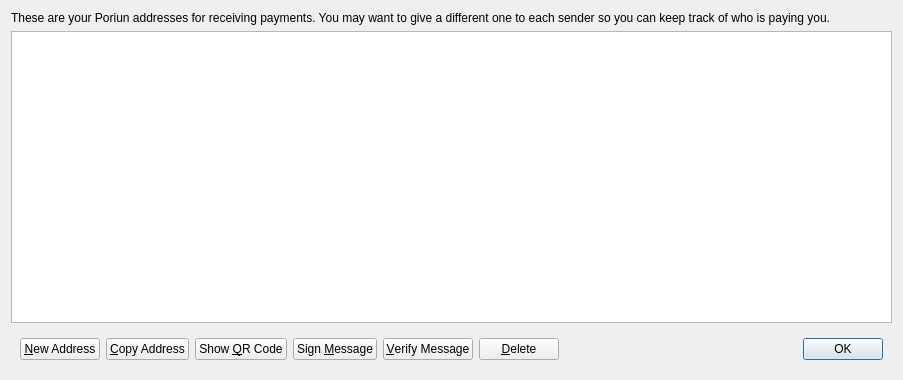
<?xml version="1.0" encoding="UTF-8"?>
<ui version="4.0">
 <class>AddressBookPage</class>
 <widget class="QWidget" name="AddressBookPage">
  <property name="geometry">
   <rect>
    <x>0</x>
    <y>0</y>
    <width>903</width>
    <height>380</height>
   </rect>
  </property>
  <property name="windowTitle">
   <string>Address Book</string>
  </property>
  <layout class="QVBoxLayout" name="verticalLayout">
   <item>
    <widget class="QLabel" name="labelExplanation">
     <property name="text">
      <string>These are your Poriun addresses for receiving payments. You may want to give a different one to each sender so you can keep track of who is paying you.</string>
     </property>
     <property name="textFormat">
      <enum>Qt::PlainText</enum>
     </property>
     <property name="wordWrap">
      <bool>true</bool>
     </property>
    </widget>
   </item>
   <item>
    <widget class="QTableView" name="tableView">
     <property name="contextMenuPolicy">
      <enum>Qt::CustomContextMenu</enum>
     </property>
     <property name="toolTip">
      <string>Double-click to edit address or label</string>
     </property>
     <property name="tabKeyNavigation">
      <bool>false</bool>
     </property>
     <property name="alternatingRowColors">
      <bool>true</bool>
     </property>
     <property name="selectionMode">
      <enum>QAbstractItemView::SingleSelection</enum>
     </property>
     <property name="selectionBehavior">
      <enum>QAbstractItemView::SelectRows</enum>
     </property>
     <property name="sortingEnabled">
      <bool>true</bool>
     </property>
     <attribute name="verticalHeaderVisible">
      <bool>false</bool>
     </attribute>
    </widget>
   </item>
   <item>
    <widget class="QWidget" name="buttonBar" native="true">
     <layout class="QHBoxLayout" name="horizontalLayout">
      <item>
       <widget class="QPushButton" name="newAddressButton">
        <property name="toolTip">
         <string>Create a new address</string>
        </property>
        <property name="text">
         <string>&amp;New Address</string>
        </property>
       </widget>
      </item>
      <item>
       <widget class="QPushButton" name="copyToClipboard">
        <property name="toolTip">
         <string>Copy the currently selected address to the system clipboard</string>
        </property>
        <property name="text">
         <string>&amp;Copy Address</string>
        </property>
       </widget>
      </item>
      <item>
       <widget class="QPushButton" name="showQRCode">
        <property name="text">
         <string>Show &amp;QR Code</string>
        </property>
       </widget>
      </item>
      <item>
       <widget class="QPushButton" name="signMessage">
        <property name="toolTip">
         <string>Sign a message to prove you own a Poriun address</string>
        </property>
        <property name="text">
         <string>Sign &amp;Message</string>
        </property>
       </widget>
      </item>
      <item>
       <widget class="QPushButton" name="verifyMessage">
        <property name="toolTip">
         <string>Verify a message to ensure it was signed with a specified Poriun address</string>
        </property>
        <property name="text">
         <string>&amp;Verify Message</string>
        </property>
       </widget>
      </item>
      <item>
       <widget class="QPushButton" name="deleteButton">
        <property name="toolTip">
         <string>Delete the currently selected address from the list</string>
        </property>
        <property name="text">
         <string>&amp;Delete</string>
        </property>
       </widget>
      </item>
      <item>
       <spacer name="horizontalSpacer">
        <property name="orientation">
         <enum>Qt::Horizontal</enum>
        </property>
        <property name="sizeHint" stdset="0">
         <size>
          <width>40</width>
          <height>20</height>
         </size>
        </property>
       </spacer>
      </item>
      <item>
       <widget class="QDialogButtonBox" name="buttonBox">
        <property name="sizePolicy">
         <sizepolicy hsizetype="Maximum" vsizetype="Fixed">
          <horstretch>0</horstretch>
          <verstretch>0</verstretch>
         </sizepolicy>
        </property>
        <property name="standardButtons">
         <set>QDialogButtonBox::Ok</set>
        </property>
       </widget>
      </item>
     </layout>
    </widget>
   </item>
  </layout>
 </widget>
 <resources/>
 <connections/>
</ui>
